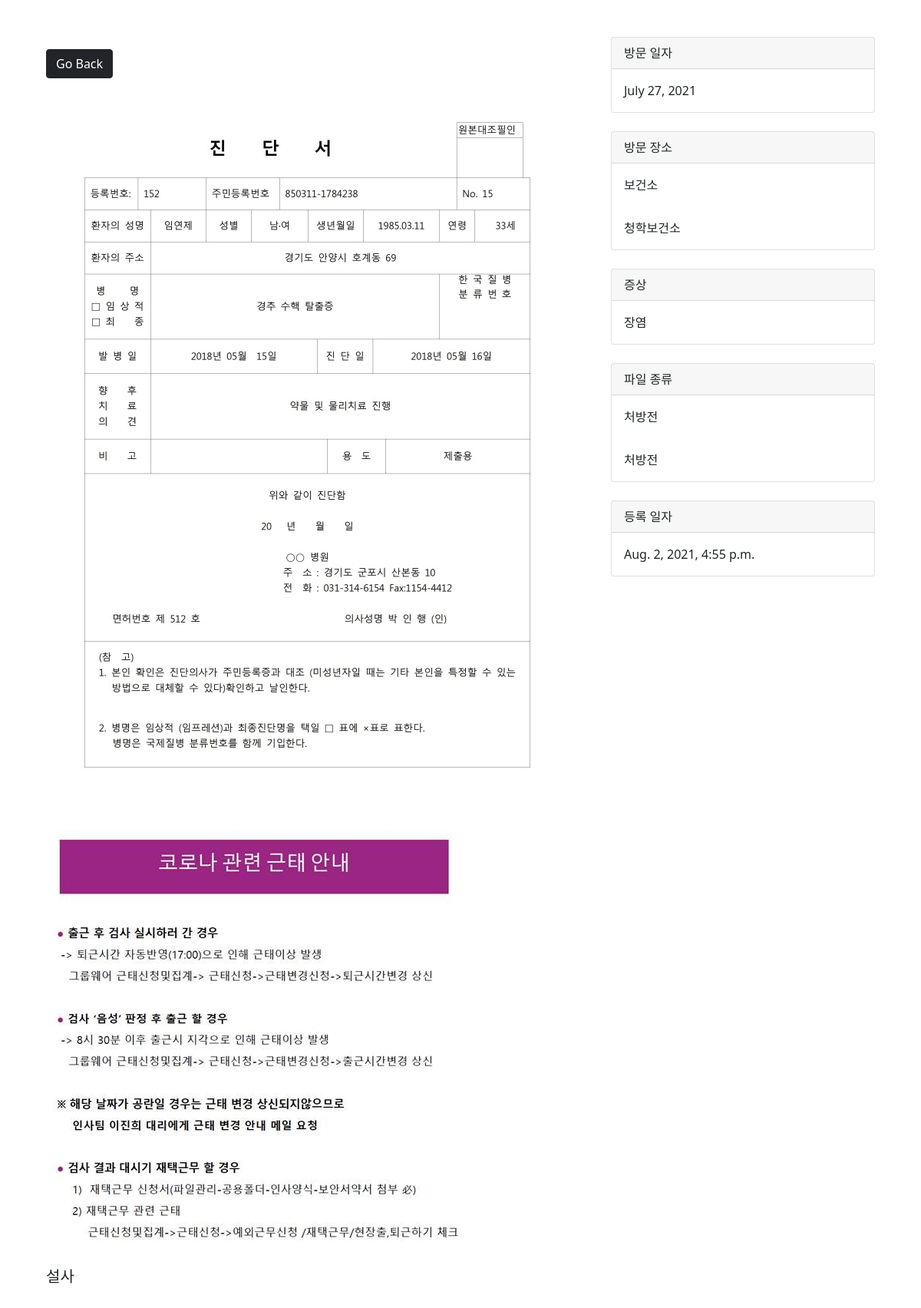
/photo/2/ (signed in), run on the app's committed database.
### photos/models.py (models this page shows, shortened)
class File(models.Model):
    file_info = models.ForeignKey(File_Info, blank=True, null=True, on_delete=models.CASCADE)
    file = models.FileField(null=False, blank=False)  # 파일
    file_kind = models.ForeignKey(File_Kind, on_delete=models.SET_NULL, null=True, blank=True) # 파일 종류 외래키

class File_Info(models.Model):
    class Meta:
        verbose_name = 'File_Info'
        verbose_name_plural = 'File_Infos'
    id = models.AutoField(primary_key=True) # 기본키
    user = models.ForeignKey(
        User, on_delete=models.SET_NULL, null=True, blank=True)  # 사용자
    place = models.ForeignKey(Place, on_delete=models.SET_NULL, null=True, blank=True) # 장소
    place_detail = models.TextField() # 장소 상세
    symptom = models.ForeignKey(Symptom, on_delete=models.SET_NULL, null=True, blank=True) # 증상
    description = models.TextField() # 증상 설명
    create_at = models.DateTimeField(auto_now_add=True) # 등록 날짜 자동 부여
    visited_date = models.DateField(null=False, blank=False) # 방문 날짜
    thumbnail_img = models.ImageField(blank=True, null=True) # 썸네일 이미지

class Place(models.Model):
    class Meta:
        verbose_name = 'Place'
        verbose_name_plural = 'Places'
    name = models.CharField(max_length=100, null=False, blank=False) # 장소명
    def __str__(self):
        return self.name

class Symptom(models.Model):
    class Meta:
        verbose_name = 'Symptom'
        verbose_name_plural = 'Symptoms'
    name = models.CharField(max_length=100, null=False, blank=False) # 증상명
    def __str__(self):
        return self.name

class File_Kind(models.Model):
    class Meta:
        verbose_name = 'File_Kind'
        verbose_name_plural = 'File_Kinds'
    name = models.CharField(max_length=100, null=False, blank=False) # 파일 종류
    def __str__(self):
        return self.name

### photos/views.py (the view)
# urls.py: path('photo/<str:pk>/', views.viewPhoto, name='photo'),
@login_required(login_url='login')
def viewPhoto(request, pk):
    file_info = File_Info.objects.get(id=pk)
    files = File.objects.filter(file_info_id=file_info.id)
    print("file_info 이미지: ",file_info.thumbnail_img.url)
    for file in files:
        print("files: ", file.file.url)
    context = {'file_info':file_info, 'files': files}
    return render(request, 'photos/photo.html', context)

### photos/templates/photos/photo.html (shortened to what this page needs)
<!DOCTYPE html>
<html>
<head>
    <link href="https://cdn.jsdelivr.net/npm/bootstrap@5.0.0-beta1/dist/css/bootstrap.min.css" rel="stylesheet"
>
</head>
<body class="m-5">
    <div class="container">
        <div class="row justify-content-center">
            <div class="col-lg-8">
                <a href="{% url 'gallery' %}" class="btn btn-dark my-3">Go Back</a>
                <article>
                    <figure class="mb-4">
                        {% for file in files %}
                            <img style="max-width: 100%; max-height: 100%;" src="{{file.file.url}}"><br>
                        {% empty %}
                            <h3>No photos...</h3>
                        {% endfor %}
                    </figure>
                    <section class="mb-5">
                        <p class="fs-5 mb-4">{{file_info.description}}</p>
                    </section>
                </article>
            </div>
            <div class="col-lg-4">
                <div class="card mb-4">
                    <div class="card-header">방문 일자</div>
                    <div class="card-body">{{file_info.visited_date}}</div>
                </div>
                <div class="card mb-4">
                    <div class="card-header">방문 장소</div>
                    <div class="card-body">{{file_info.place}}</div>
                    <div class="card-body">{{file_info.place_detail}}</div>
                </div>
                <div class="card mb-4">
                    <div class="card-header">증상</div>
                    <div class="card-body">{{file_info.symptom}}</div>
                </div>
                <div class="card mb-4">
                    <div class="card-header">파일 종류</div>
                    {% for file in files %}
                        <div class="card-body">{{file.file_kind}}</div>
                    {% endfor %}
                </div>
                <div class="card mb-4">
                    <div class="card-header">등록 일자</div>
                    <div class="card-body">{{file_info.create_at}}</div>
                </div>
            </div>
        </div>
    </div>
</body>
</html>

### data on the page
File: file (picture), file_kind "처방전"
File: file (picture), file_kind "처방전"
File_Info: description "설사", visited_date "July 27, 2021", place "보건소", place_detail "청학보건소", symptom "장염", create_at "Aug. 2, 2021, 4:55 p.m."
